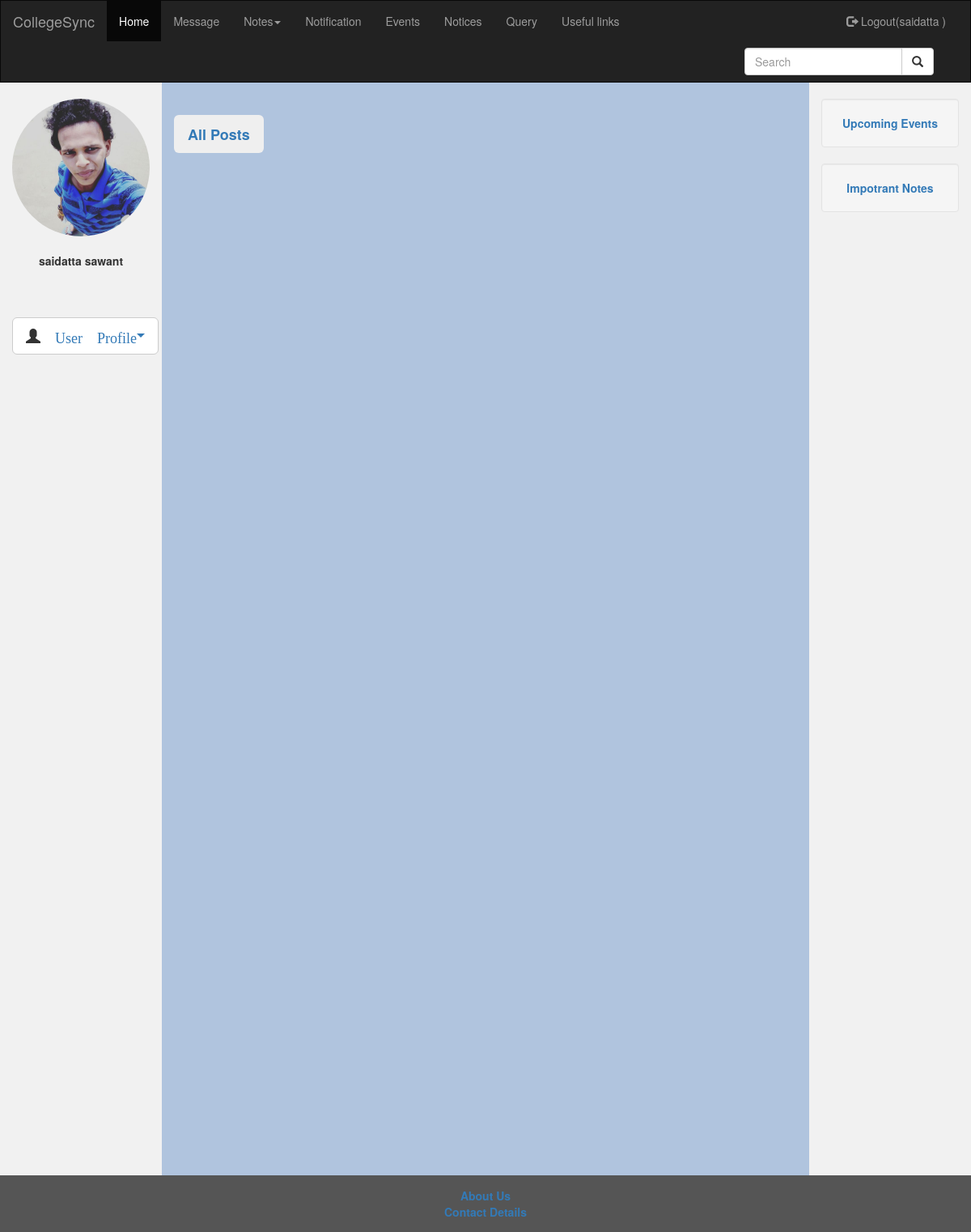
The page /viewprofile1.php (signed in) on the database its author committed.
### tables this page shows
CREATE TABLE IF NOT EXISTS `col_registration` (
  `REG_ID` int(11) NOT NULL AUTO_INCREMENT,
  `REG_FIRSTNAME` varchar(20) NOT NULL,
  `REG_LASTNAME` varchar(20) NOT NULL,
  `REG_EMAIL` varchar(63) NOT NULL,
  `REG_CLASS` varchar(11) NOT NULL,
  `REG_UNIVERSITY` varchar(20) NOT NULL,
  `REG_ADDRESS` varchar(50) NOT NULL,
  `REG_MOBILENO` bigint(10) NOT NULL,
  `REG_GENDER` varchar(10) NOT NULL,
  `REG_USERNAME` varchar(20) NOT NULL,
  `REG_PWD` varchar(25) NOT NULL,
  `REG_DOB` varchar(10) NOT NULL,
  `dp` varchar(100) NOT NULL,
  PRIMARY KEY (`REG_ID`)
);

### viewprofile1.php (the view, shortened to what this page needs)
<!DOCTYPE html>
<html lang="en">
<head>
  <link rel="stylesheet" href="https://maxcdn.bootstrapcdn.com/bootstrap/3.3.7/css/bootstrap.min.css">
</head>
<body style="background:  #B0C4DE;">
<?php
include("nav.php");
?>
  <?php
          $user=$_SESSION['user'];
            $query="SELECT * from col_registration where REG_FIRSTNAME='$user' ";
           $res=mysql_query($query);
           $row=mysql_fetch_row($res);
           ?>
<div class="container-fluid text-center">
  <div class="row content">
    <div class="col-sm-2 sidenav">
  <?php
              if (strpos($row[12], '.jpg') !== false) {
                echo"<img src='$row[12]' class='img img-responsive img-circle'>";
              }
              else
              {
                echo"<img src='userdp/no_image.png'    class='img img-responsive img-circle'>";
              }
               ?>  <br><strong><?php echo$row[1].' '.$row[2] ?></strong>
    <br>
    <br>
    <br>
    <br>
         <button type="button" class="btn btn-default btn-lg"><li class="dropdown glyphicon glyphicon-user">
          <a class="dropdown-toggle" data-toggle="dropdown" href="#">User Profile<span class="caret"></span></a>
        </li>
        </button>
    </div>
    <div class="col-sm-8 text-left">
      <br>
      <br>
        <?php
          $search=$_GET['id'];
            $query1="SELECT * from col_registration where REG_ID='$search' ";
            $res1=mysql_query($query1);
            $row1=mysql_fetch_row($res1);
        echo"<a href='mypost2.php?id=".$row1[0]."'>
        <button id='wall' type='button' class='btn btn-basic btn-lg'><strong> $row1[1] All Posts</strong></button>
        </a>";
      ?>
    </div>
    <div class="col-sm-2 sidenav">
      <div class="well">
        <a href="upcomingevent.php"><strong>Upcoming Events</strong></a>
      </div>
      <div class="well">
        <a href="impnotes.php"><strong>Impotrant Notes</strong> </a>
      </div>
    </div>
  </div>
</div>
<footer class="container-fluid text-center">
  <a href="#"><strong>About Us</strong> </a><br>
  <a href="#"><strong>Contact Details</strong> </a>
</footer>
</body>
</html>

### viewprofile1.php (style rules this page uses)
.row.content { height: 450px }
.sidenav { padding-top: 20px; background-color: #f1f1f1; height: 300%; }
footer { background-color: #555; color: white; padding: 15px; }

### nav.php (style rules this page uses)
.dropdown { position: relative; display: inline-block; }

### rows shown on the page
col_registration: dp (picture), REG_FIRSTNAME "saidatta", REG_LASTNAME "sawant"

### other values the page prints
$_SESSION['user'] "saidatta"
